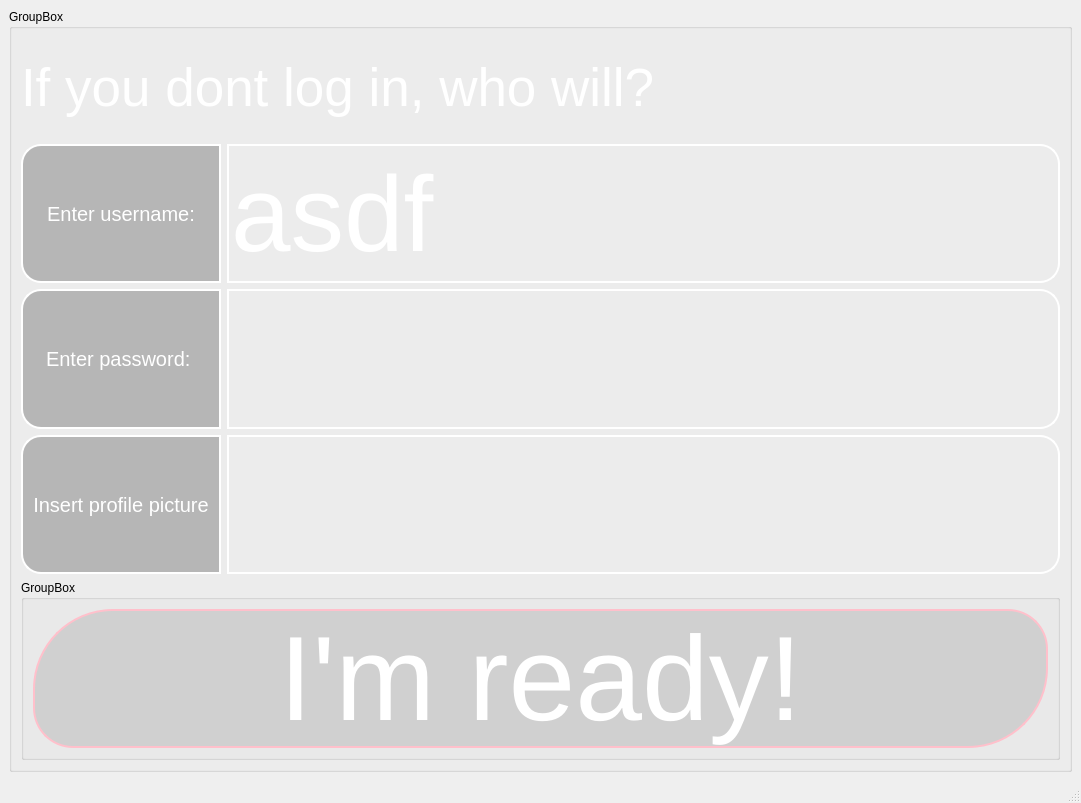
<?xml version="1.0" encoding="UTF-8"?>
<ui version="4.0">
 <class>MainWindow</class>
 <widget class="QMainWindow" name="MainWindow">
  <property name="geometry">
   <rect>
    <x>0</x>
    <y>0</y>
    <width>1081</width>
    <height>803</height>
   </rect>
  </property>
  <property name="windowTitle">
   <string>MainWindow</string>
  </property>
  <widget class="QWidget" name="central_widget">
   <property name="styleSheet">
    <string notr="true">#central_widget {
 background: qlineargradient(x1:0, y1:0, x2:1, y2:1,
            stop:0 #4B0082, stop:1 #000000);
}
</string>
   </property>
   <layout class="QVBoxLayout" name="verticalLayout_2">
    <item>
     <widget class="QGroupBox" name="groupBox">
      <property name="title">
       <string>GroupBox</string>
      </property>
      <layout class="QVBoxLayout" name="verticalLayout">
       <item>
        <widget class="QLabel" name="label">
         <property name="sizePolicy">
          <sizepolicy hsizetype="Preferred" vsizetype="Expanding">
           <horstretch>0</horstretch>
           <verstretch>0</verstretch>
          </sizepolicy>
         </property>
         <property name="maximumSize">
          <size>
           <width>16777215</width>
           <height>100</height>
          </size>
         </property>
         <property name="baseSize">
          <size>
           <width>0</width>
           <height>0</height>
          </size>
         </property>
         <property name="font">
          <font>
           <pointsize>40</pointsize>
          </font>
         </property>
         <property name="styleSheet">
          <string notr="true">color: white;
</string>
         </property>
         <property name="text">
          <string>If you dont log in, who will?</string>
         </property>
        </widget>
       </item>
       <item>
        <layout class="QFormLayout" name="formLayout">
         <item row="0" column="0">
          <widget class="QLabel" name="label_2">
           <property name="sizePolicy">
            <sizepolicy hsizetype="Expanding" vsizetype="Expanding">
             <horstretch>0</horstretch>
             <verstretch>0</verstretch>
            </sizepolicy>
           </property>
           <property name="minimumSize">
            <size>
             <width>200</width>
             <height>100</height>
            </size>
           </property>
           <property name="font">
            <font>
             <pointsize>15</pointsize>
            </font>
           </property>
           <property name="styleSheet">
            <string notr="true"> border: 2px solid white;
 background-color: rgba(128, 128, 128, 128);
color: white;
border-top-left-radius: 20px;
border-bottom-left-radius: 20px;



</string>
           </property>
           <property name="text">
            <string>Enter username:</string>
           </property>
           <property name="alignment">
            <set>Qt::AlignCenter</set>
           </property>
          </widget>
         </item>
         <item row="0" column="1">
          <widget class="QLineEdit" name="lineEdit">
           <property name="sizePolicy">
            <sizepolicy hsizetype="Expanding" vsizetype="Expanding">
             <horstretch>0</horstretch>
             <verstretch>0</verstretch>
            </sizepolicy>
           </property>
           <property name="minimumSize">
            <size>
             <width>0</width>
             <height>100</height>
            </size>
           </property>
           <property name="baseSize">
            <size>
             <width>0</width>
             <height>100</height>
            </size>
           </property>
           <property name="font">
            <font>
             <pointsize>80</pointsize>
            </font>
           </property>
           <property name="styleSheet">
            <string notr="true"> border: 2px solid white;
 background-color: transparent;
color: white;
border-top-right-radius: 20px;
border-bottom-right-radius: 20px;


</string>
           </property>
           <property name="text">
            <string>asdf</string>
           </property>
          </widget>
         </item>
         <item row="1" column="0">
          <widget class="QLabel" name="label_6">
           <property name="sizePolicy">
            <sizepolicy hsizetype="Expanding" vsizetype="Expanding">
             <horstretch>0</horstretch>
             <verstretch>0</verstretch>
            </sizepolicy>
           </property>
           <property name="minimumSize">
            <size>
             <width>200</width>
             <height>100</height>
            </size>
           </property>
           <property name="font">
            <font>
             <pointsize>15</pointsize>
            </font>
           </property>
           <property name="styleSheet">
            <string notr="true"> border: 2px solid white;
 background-color: rgba(128, 128, 128, 128);
color: white;
border-top-left-radius: 20px;
border-bottom-left-radius: 20px;


</string>
           </property>
           <property name="text">
            <string>Enter password: </string>
           </property>
           <property name="alignment">
            <set>Qt::AlignCenter</set>
           </property>
          </widget>
         </item>
         <item row="1" column="1">
          <widget class="QLineEdit" name="lineEdit_2">
           <property name="sizePolicy">
            <sizepolicy hsizetype="Expanding" vsizetype="Expanding">
             <horstretch>0</horstretch>
             <verstretch>0</verstretch>
            </sizepolicy>
           </property>
           <property name="minimumSize">
            <size>
             <width>0</width>
             <height>100</height>
            </size>
           </property>
           <property name="baseSize">
            <size>
             <width>0</width>
             <height>100</height>
            </size>
           </property>
           <property name="font">
            <font>
             <pointsize>80</pointsize>
            </font>
           </property>
           <property name="styleSheet">
            <string notr="true"> border: 2px solid white;
 background-color: transparent;
color: white;
border-top-right-radius: 20px;
border-bottom-right-radius: 20px;


</string>
           </property>
           <property name="text">
            <string/>
           </property>
          </widget>
         </item>
         <item row="2" column="0">
          <widget class="QLabel" name="label_5">
           <property name="sizePolicy">
            <sizepolicy hsizetype="Expanding" vsizetype="Expanding">
             <horstretch>0</horstretch>
             <verstretch>0</verstretch>
            </sizepolicy>
           </property>
           <property name="minimumSize">
            <size>
             <width>200</width>
             <height>100</height>
            </size>
           </property>
           <property name="font">
            <font>
             <pointsize>15</pointsize>
            </font>
           </property>
           <property name="styleSheet">
            <string notr="true"> border: 2px solid white;
 background-color: rgba(128, 128, 128, 128);
color: white;
border-top-left-radius: 20px;
border-bottom-left-radius: 20px;


</string>
           </property>
           <property name="text">
            <string>Insert profile picture</string>
           </property>
           <property name="alignment">
            <set>Qt::AlignCenter</set>
           </property>
          </widget>
         </item>
         <item row="2" column="1">
          <widget class="QLineEdit" name="lineEdit_3">
           <property name="sizePolicy">
            <sizepolicy hsizetype="Expanding" vsizetype="Expanding">
             <horstretch>0</horstretch>
             <verstretch>0</verstretch>
            </sizepolicy>
           </property>
           <property name="minimumSize">
            <size>
             <width>0</width>
             <height>100</height>
            </size>
           </property>
           <property name="baseSize">
            <size>
             <width>0</width>
             <height>100</height>
            </size>
           </property>
           <property name="font">
            <font>
             <pointsize>80</pointsize>
            </font>
           </property>
           <property name="styleSheet">
            <string notr="true"> border: 2px solid white;
 background-color: transparent;
color: white;
border-top-right-radius: 20px;
border-bottom-right-radius: 20px;


</string>
           </property>
           <property name="text">
            <string/>
           </property>
          </widget>
         </item>
        </layout>
       </item>
       <item>
        <widget class="QGroupBox" name="groupBox_2">
         <property name="sizePolicy">
          <sizepolicy hsizetype="Preferred" vsizetype="Minimum">
           <horstretch>0</horstretch>
           <verstretch>0</verstretch>
          </sizepolicy>
         </property>
         <property name="minimumSize">
          <size>
           <width>0</width>
           <height>0</height>
          </size>
         </property>
         <property name="title">
          <string>GroupBox</string>
         </property>
         <layout class="QHBoxLayout" name="horizontalLayout_2">
          <item>
           <widget class="QPushButton" name="pushButton">
            <property name="sizePolicy">
             <sizepolicy hsizetype="Minimum" vsizetype="Minimum">
              <horstretch>0</horstretch>
              <verstretch>0</verstretch>
             </sizepolicy>
            </property>
            <property name="minimumSize">
             <size>
              <width>0</width>
              <height>0</height>
             </size>
            </property>
            <property name="font">
             <font>
              <pointsize>90</pointsize>
             </font>
            </property>
            <property name="styleSheet">
             <string notr="true"> border: 2px solid pink;
 background-color: rgba(128, 128, 128, 60);
color: white;
border-top-left-radius: 80px;
border-bottom-left-radius: 40px;
border-bottom-right-radius: 80px;
border-top-right-radius: 40px;


</string>
            </property>
            <property name="text">
             <string>I'm ready!</string>
            </property>
           </widget>
          </item>
         </layout>
        </widget>
       </item>
       <item>
        <layout class="QHBoxLayout" name="horizontalLayout"/>
       </item>
      </layout>
     </widget>
    </item>
   </layout>
  </widget>
  <widget class="QMenuBar" name="menubar">
   <property name="geometry">
    <rect>
     <x>0</x>
     <y>0</y>
     <width>1081</width>
     <height>21</height>
    </rect>
   </property>
  </widget>
  <widget class="QStatusBar" name="statusbar"/>
 </widget>
 <resources/>
 <connections/>
</ui>
